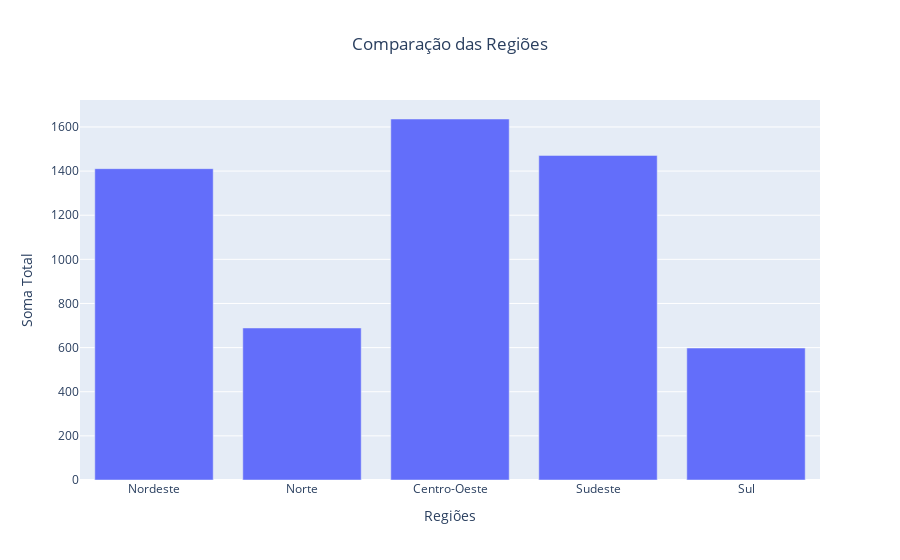

Notebook code cell kept with this figure:
### Markdown cell above
### Gráfico 7.2

### Code cell
# Somar as contagens de cada região
soma_nordeste = df_nordeste['Contagem'].sum()
soma_norte = df_norte['Contagem'].sum()
soma_centro_oeste = df_centro_oeste['Contagem'].sum()
soma_sudeste = df_sudeste['Contagem'].sum()
soma_sul = df_sul['Contagem'].sum()

# Criar uma lista de regiões e suas somas
regioes = ['Nordeste', 'Norte', 'Centro-Oeste', 'Sudeste', 'Sul']
somas = [soma_nordeste, soma_norte, soma_centro_oeste, soma_sudeste, soma_sul]

# Criar gráfico de barras usando Plotly
fig = px.bar(x=regioes, y=somas, labels={'x': 'Região', 'y': 'Soma das Contagens'},
             title='Comparação das Regiões')

# Atualizar layout para torná-lo interativo e elegante
fig.update_layout(xaxis_title='Regiões', yaxis_title='Soma Total', 
                  title_x=0.5,  # Centralizar o título
                  template='plotly')

# Exibir o gráfico
fig.show()

### Figure 1 — Plotly figure (JSON) as saved in the notebook; plotly's stock layout.template omitted (floating-point values rounded to 4 significant figures)
{"data": [{"alignmentgroup": "True", "hovertemplate": "Região=%{x}<br>Soma das Contagens=%{y}<extra></extra>", "legendgroup": "", "marker": {"color": "#636efa", "pattern": {"shape": ""}}, "name": "", "offsetgroup": "", "orientation": "v", "showlegend": false, "textposition": "auto", "type": "bar", "x": ["Nordeste", "Norte", "Centro-Oeste", "Sudeste", "Sul"], "xaxis": "x", "y": [1411, 689, 1636, 1471, 598], "yaxis": "y"}], "layout": {"barmode": "relative", "legend": {"tracegroupgap": 0}, "title": {"text": "Comparação das Regiões", "x": 0.5}, "xaxis": {"anchor": "y", "domain": [0, 1], "title": {"text": "Regiões"}}, "yaxis": {"anchor": "x", "domain": [0, 1], "title": {"text": "Soma Total"}}}}
